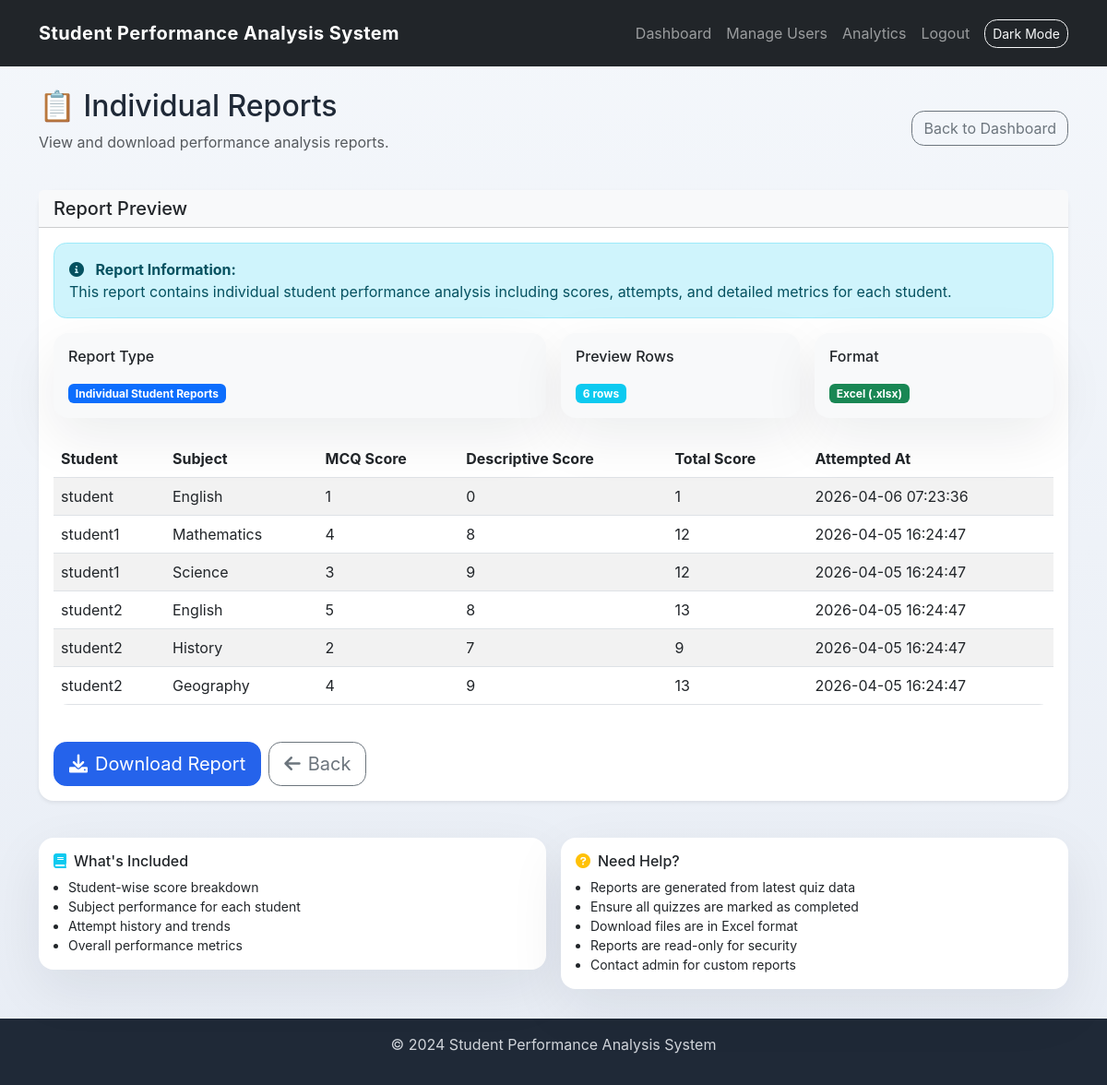
The page /admin/view_reports/individual (signed in) on the database as committed earlier.
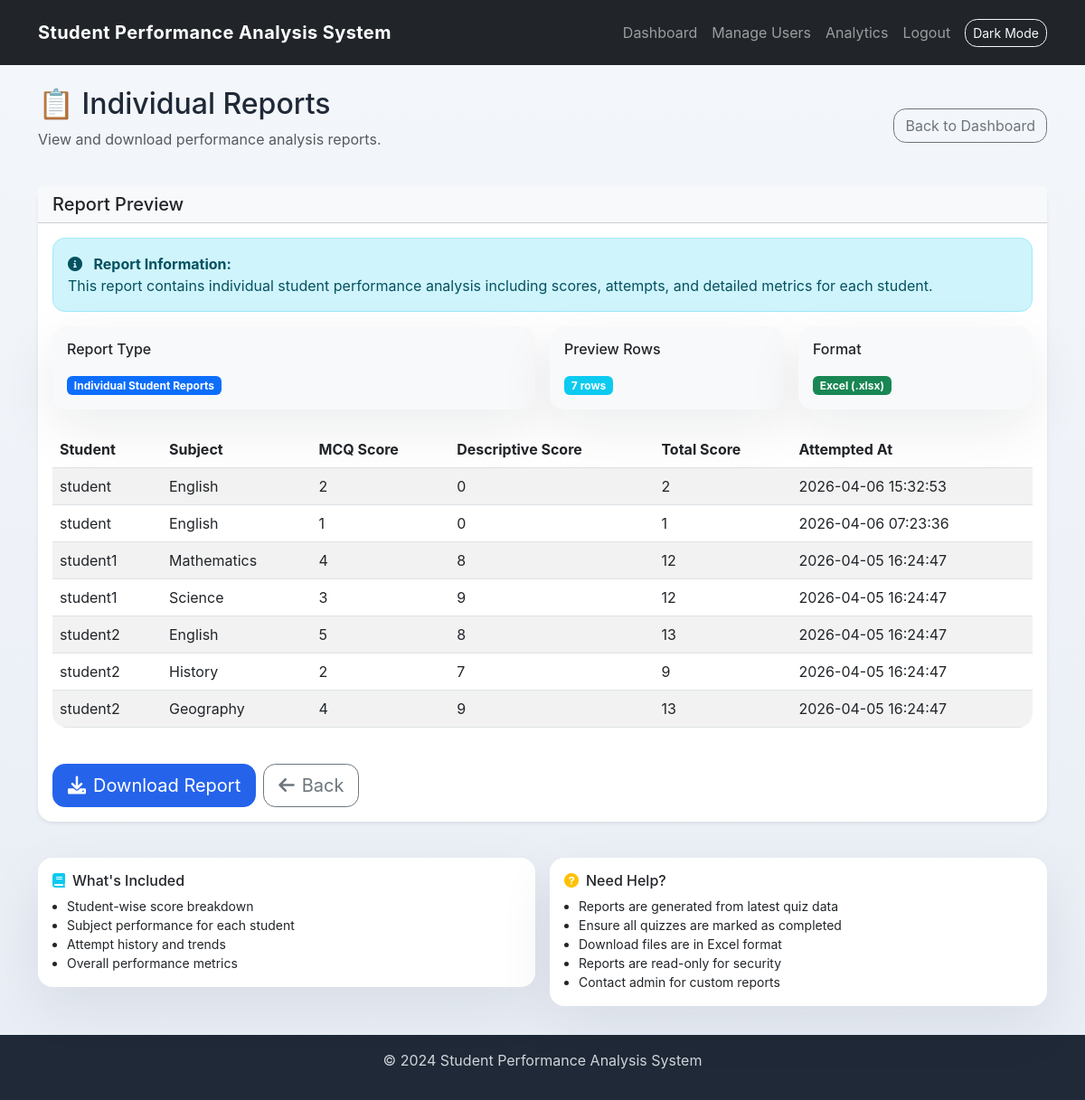
The same page on the database as committed later.
### tables this page shows
CREATE TABLE quiz_attempts (
        id INTEGER PRIMARY KEY AUTOINCREMENT,
        student_id INTEGER,
        subject_id INTEGER,
        mcq_score INTEGER DEFAULT 0,
        descriptive_score INTEGER DEFAULT 0,
        total_score INTEGER DEFAULT 0,
        status TEXT DEFAULT 'in_progress',
        attempted_at TIMESTAMP DEFAULT CURRENT_TIMESTAMP,
        FOREIGN KEY (student_id) REFERENCES users(id),
        FOREIGN KEY (subject_id) REFERENCES subjects(id)
    );

CREATE TABLE users (
        id INTEGER PRIMARY KEY AUTOINCREMENT,
        username TEXT UNIQUE NOT NULL,
        password TEXT NOT NULL,
        role TEXT NOT NULL,
        email TEXT,
        created_at TIMESTAMP DEFAULT CURRENT_TIMESTAMP
    , is_deleted INTEGER DEFAULT 0);

CREATE TABLE subjects (
        id INTEGER PRIMARY KEY AUTOINCREMENT,
        name TEXT NOT NULL UNIQUE,
        created_at TIMESTAMP DEFAULT CURRENT_TIMESTAMP
    );

### routes/admin_routes.py (the view)
@admin_bp.route('/view_reports/<report_type>')
def view_reports(report_type):
    valid_types = ['individual', 'subject', 'class']
    if report_type not in valid_types:
        flash('Invalid report type', 'error')
        return redirect(url_for('admin.dashboard'))
    if report_type == 'individual':
        preview_data = quiz_model.get_individual_report_preview()
    elif report_type == 'subject':
        preview_data = quiz_model.get_subject_report_preview()
    else:
        preview_data = quiz_model.get_class_report_preview()
    preview_data = preview_data or []
    return render_template('admin_reports.html', report_type=report_type, preview_data=preview_data)

### models/quiz_model.py (called while the page is built)
    def get_individual_report_preview(self, limit=10):
        conn = sqlite3.connect(self.db_path)
        cursor = conn.cursor()
        cursor.execute("""
            SELECT u.username, s.name, qa.mcq_score, qa.descriptive_score, qa.total_score, qa.attempted_at
            FROM quiz_attempts qa
            JOIN users u ON qa.student_id = u.id
            JOIN subjects s ON qa.subject_id = s.id
            WHERE qa.status = 'completed'
            ORDER BY qa.attempted_at DESC
            LIMIT ?
        """, (limit,))
        data = cursor.fetchall()
        conn.close()
        return [
            {
                'username': d[0],
                'subject': d[1],
                'mcq_score': d[2],
                'descriptive_score': d[3],
                'total_score': d[4],
                'attempted_at': d[5],
            }
            for d in data
        ]

### routes/admin_routes.py (called while the page is built)
@admin_bp.before_request
def require_admin():
    if 'user_id' not in session or session.get('role') != 'admin':
        return redirect(url_for('auth.login'))

### templates/admin_reports.html (shortened to what the changed rows need)
{% extends "base.html" %}
{% block content %}
<div class="row mb-4">
    <div class="col-12">
        <div class="d-flex justify-content-between align-items-center">
            <div>
                <h2>📋 {% if report_type == 'individual' %}Individual Reports{% elif report_type == 'subject' %}Subject Reports{% else %}Class Reports{% endif %}</h2>
            </div>
        </div>
    </div>
</div>
<div class="row">
    <div class="col-12">
        <div class="card shadow-sm">
            <div class="card-body">
                <div class="row g-3 mb-4">
                    <div class="col-md-3">
                        <div class="card border-0 bg-light">
                            <div class="card-body">
                                <p class="mb-0">
                                    <span class="badge bg-info">{{ preview_data|length }} rows</span>
                                </p>
                            </div>
                        </div>
                    </div>
                </div>
                <div class="table-responsive mb-4">
                    <table class="table table-striped table-hover">
                        <thead>
                            <tr>
                                {% if report_type == 'individual' %}
                                <th>Student</th>
                                <th>Subject</th>
                                <th>MCQ Score</th>
                                <th>Descriptive Score</th>
                                <th>Total Score</th>
                                <th>Attempted At</th>
                                {% else %}
                                <th>Subject</th>
                                <th>Attempts</th>
                                <th>Average Score</th>
                                <th>Min Score</th>
                                <th>Max Score</th>
                                {% endif %}
                            </tr>
                        </thead>
                        <tbody>
                            {% if preview_data and preview_data | length > 0 %}
                                {% for row in preview_data %}
                                    <tr>
                                        {% if report_type == 'individual' %}
                                        <td>{{ row.username }}</td>
                                        <td>{{ row.subject }}</td>
                                        <td>{{ row.mcq_score }}</td>
                                        <td>{{ row.descriptive_score }}</td>
                                        <td>{{ row.total_score }}</td>
                                        <td>{{ row.attempted_at }}</td>
                                        {% else %}
                                        <td>{{ row.subject }}</td>
                                        <td>{{ row.attempts }}</td>
                                        <td>{{ row.avg_score|round(2) }}</td>
                                        <td>{{ row.min_score }}</td>
                                        <td>{{ row.max_score }}</td>
                                        {% endif %}
                                    </tr>
                                {% endfor %}
                            {% else %}
                                <tr>
                                    <td colspan="6" class="text-center text-muted py-4">No preview data available yet.</td>
                                </tr>
                            {% endif %}
                        </tbody>
                    </table>
                </div>
            </div>
        </div>
    </div>
</div>
{% endblock %}

Rows that differ between the two databases and show on the page:
added quiz_attempts: username "student", subject "English", mcq_score "2", descriptive_score "0", total_score "2", attempted_at "2026-04-06 15:32:53"
Other text that changed with them:
{{ preview_data|length }}: "6" → "7"
